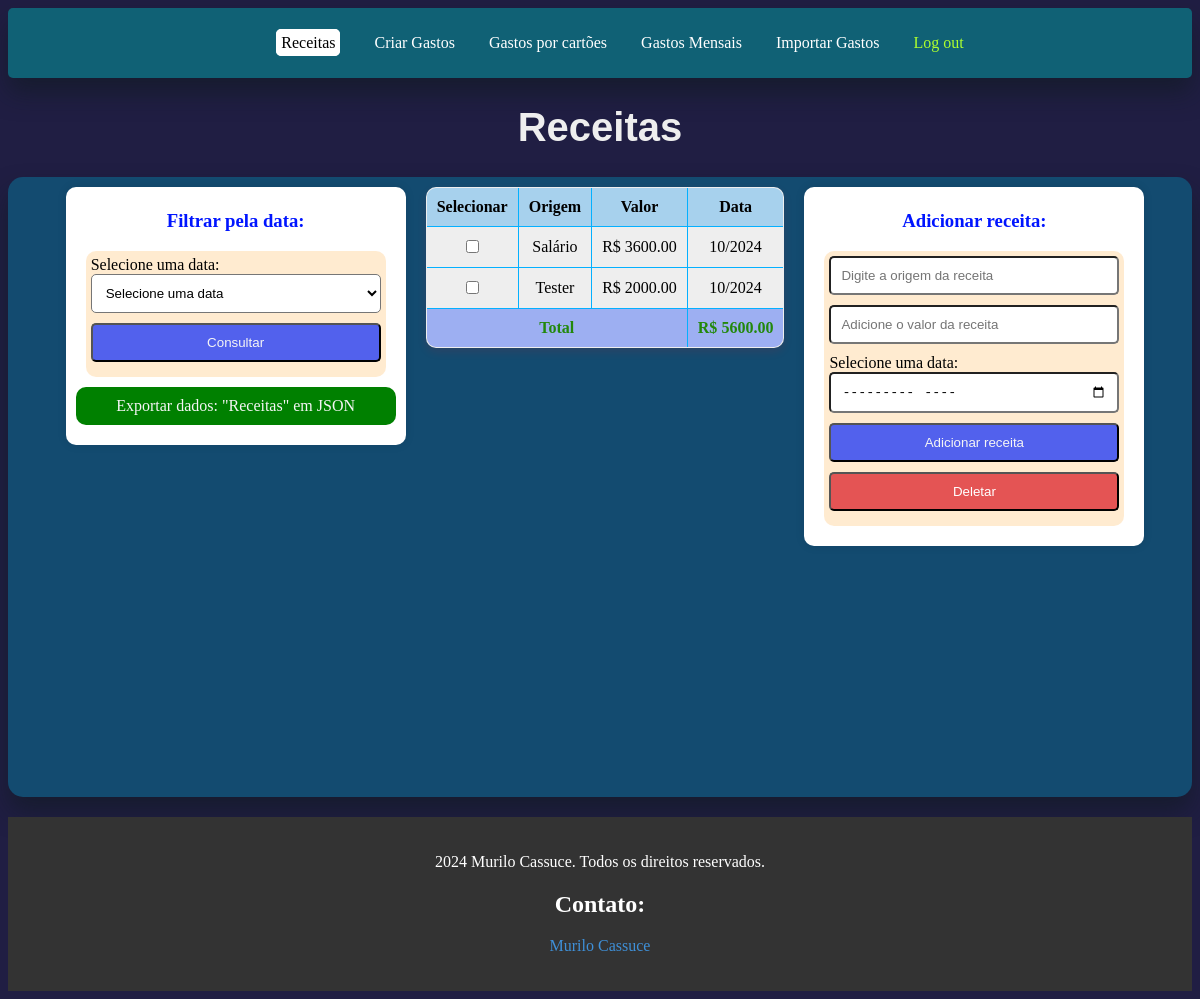
The page /AdicionarSaldo/ (signed in) on the database as committed earlier.
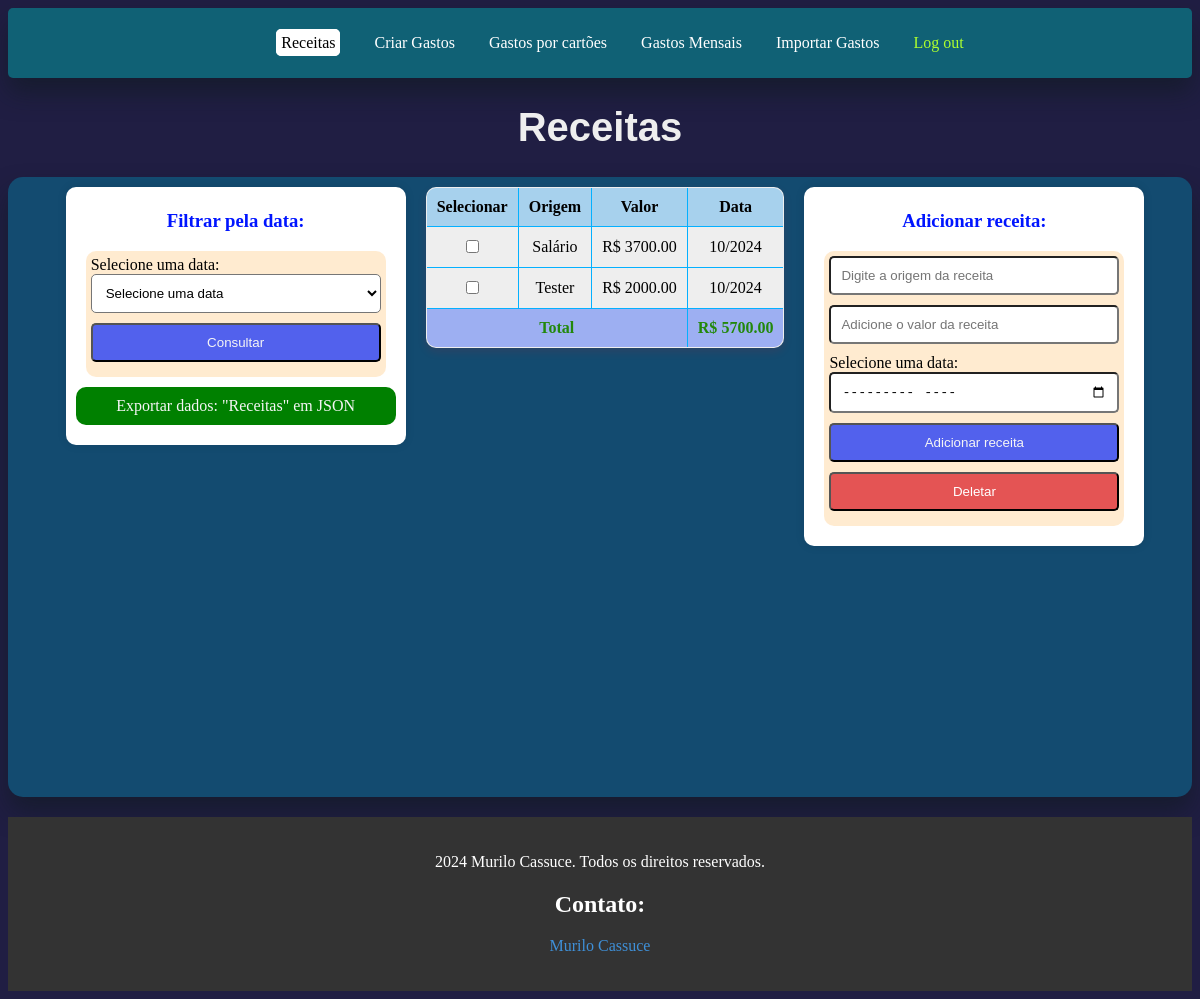
The same page on the database as committed later.
### usuarios/models.py (models this page shows, shortened)
class EntradaDinheiro(models.Model):
    origem = models.CharField(max_length=70)
    valor_de_entrada = models.DecimalField(max_digits=1000000, decimal_places=2)
    DataEntradaSaldo = models.CharField(max_length=7)
    usuario = models.ForeignKey(settings.AUTH_USER_MODEL, on_delete=models.CASCADE)

### usuarios/views.py (the view, shortened to what this page needs)
# urls.py: path('AdicionarSaldo/', views.AdicionarSaldo, name='AdicionarSaldo'),
def AdicionarSaldo(request):
    if not request.user.is_authenticated:
        return HttpResponseRedirect(reverse("login"))
    LimiteDadosGastosUsuarios = Gastos.objects.filter(usuario=request.user)
    LimiteDadosGastosUsuarios_list = list(LimiteDadosGastosUsuarios)
    LimiteDadosReceitasUsuarios = EntradaDinheiro.objects.filter(usuario=request.user)
    LimiteDadosReceitasUsuarios_list = list(LimiteDadosReceitasUsuarios)
    if len(LimiteDadosReceitasUsuarios_list) > 150 or len(LimiteDadosGastosUsuarios_list) > 150:
        return HttpResponseRedirect(reverse("FimDoTeste"))
    exportar_todas_receitas = EntradaDinheiro.objects.filter(usuario=request.user).values()
    exportar_todas_receitas_list = list(exportar_todas_receitas)
    usuario = request.user
    for receita in exportar_todas_receitas_list:
        receita['valor_de_entrada'] = float(receita['valor_de_entrada'])
    datas_disponiveis = EntradaDinheiro.objects.filter(usuario=request.user).values_list('DataEntradaSaldo', flat=True).distinct()
    lista_datas = list(datas_disponiveis)
    lista_datas_sort = sorted(lista_datas, key=lambda x: datetime.strptime(x, "%m/%Y"))
    datas_disponiveis_ordenadas = lista_datas_sort
    if datas_disponiveis.exists():
        agora = datetime.now()
        agora_formatado = agora.strftime("%m/%Y")
        datas_filtradas = EntradaDinheiro.objects.filter(DataEntradaSaldo=agora_formatado, usuario=request.user)
        primeiro_mes = EntradaDinheiro.objects.filter(usuario = request.user).values_list('DataEntradaSaldo', flat=True).distinct()
        if agora_formatado not in datas_disponiveis:
            datas_filtradas = EntradaDinheiro.objects.filter(DataEntradaSaldo=primeiro_mes[0], usuario=request.user)
        total_entrada = sum(entrada.valor_de_entrada for entrada in datas_filtradas)
    else:
        datas_filtradas = EntradaDinheiro.objects.none()
        total_entrada = 0
    return render(request, "usuarios/AdicionarSaldo.html", {
        "entradadinheiro": datas_filtradas,
        "datas_disponiveis": datas_disponiveis_ordenadas,
        "total_entrada": total_entrada,
        "importar_todos_gastos_list": exportar_todas_receitas_list,
    })

### usuarios/templates/usuarios/AdicionarSaldo.html (shortened to what this page needs)
{% extends "usuarios/layout.html" %}
{% block body %}
<h1 id="h1Despesas">Receitas</h1>
    <div id="divPrincipal">
        <div id="formGastos2">
            <h3 class="h3Info">Filtrar pela data:</h3>
            <form id="FORMbackground" method="post">
                <label for="data_inicial_formatada">Selecione uma data:</label>
                <select name="data_inicial_formatada" id="data_inicial_formatada">
                    <option>Selecione uma data</option>
                </select>
                <button id="buttonConsultar" name="consultaMensal" type="submit">Consultar</button>
            </form>
            <a id="ExportarTodosDados" href="{% url 'AdicionarSaldo' %}?download=json" class="button" download >Exportar dados: "Receitas" em JSON</a>
        </div>
        <form method="POST" id="formTabela" action="{% url 'AdicionarSaldo' %}">
            <div>
            <table id="tabprincipal">
                <thead>
                    <tr>
                        <th>Selecionar</th>
                        <th>Origem</th>
                        <th>Valor</th>
                        <th>Data</th>
                    </tr>
                </thead>
                <tbody>
                    {% for entrada in entradadinheiro %}
                        <tr id="tr_criar_gasto">
                            <td><input type="checkbox" name="deletar" value="{{ entrada.id }}"></td>
                            <td>{{ entrada.origem }}</td>
                            <td>R$ {{ entrada.valor_de_entrada }}</td>
                            <td>{{ entrada.DataEntradaSaldo }}</td>
                        </tr>
                        {% empty %}
                            <tr>
                                <td colspan="4">Nenhuma data selecionada.</td>
                            </tr>
                    {% endfor %}
                    <td class="total" colspan="3"><strong>Total</strong></td>
                    <td class="total"><strong>R$ {{ total_entrada|floatformat:2 }}</strong></td>
                </tbody>
            </table>
        </form>
        </div>
        <div id="formGastos2">
            <h3 class="h3Info">Adicionar receita:</h3>
            <form id="TestBackGround" method="post">
                <input class="inputformAdicionarSaldo" type="text" name="Origem" placeholder="Digite a origem da receita" required>
                <input class="inputformAdicionarSaldo" type="number" name="saldo" value="AdicionarSaldo" placeholder="Adicione o valor da receita" required  max="1000000" step="0.01">
                <label>Selecione uma data:</label>
                <input class="inputformAdicionarSaldo" type="month" name="DataEntradaSaldo" placeholder="Adicione a data de entrada do saldo" required>
                <button id="adicionarSaldo" type="submit" name="AdicionarSaldo">Adicionar receita</button>
                <button type="submit" id="deletarDados">Deletar</button>
            </form>
        </div>
{% endblock %}

Rows that differ between the two databases and show on the page:
changed EntradaDinheiro "Salário": valor_de_entrada "3600.00" → "3700.00"
Other text that changed with them:
{{ total_entrada|floatformat:2 }}: "5600.00" → "5700.00"
